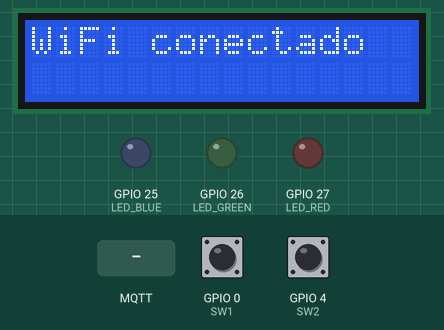
The sketch below on a simulated ESP32. Parts: 16×2 character LCD, output pins drawn as LEDs (lit = HIGH). Inputs (shaded band) come from the test bench; at power-on: GPIO 0 (SW1) HIGH, GPIO 4 (SW2) HIGH. WiFi joins after 1.5 s; servers stay silent unless stated; random numbers use the default seed unless the sketch sets one; no MQTT or app messages arrive unless stated; what the sketch prints to the serial monitor is not drawn.

Above: at 2.6 s.
At 5.7 s:
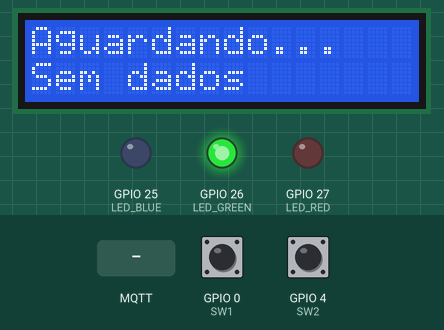
5.8 s: MQTT message "on" arrives on the first subscribed topic
At 6.1 s:
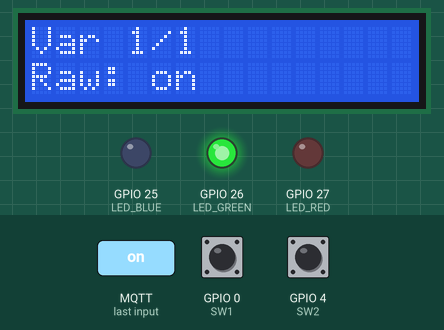
7.3 s: MQTT message "off" arrives on the first subscribed topic
At 8.1 s:
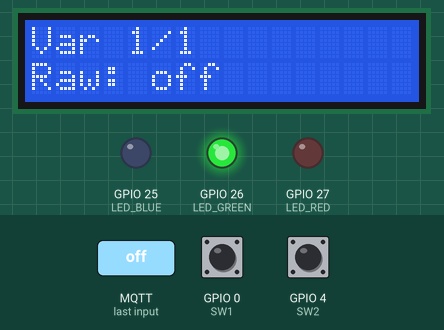
8.8 s: MQTT message "1" arrives on the first subscribed topic
At 9.9 s:
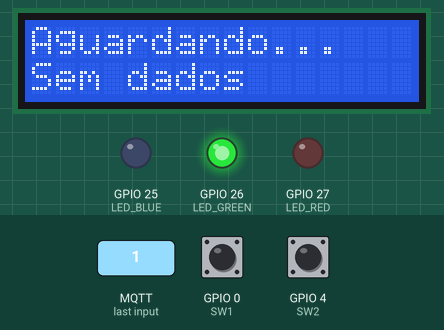
Timing chart, 0 to 11.8 s (numbered marks = the images above; inputs shaded):
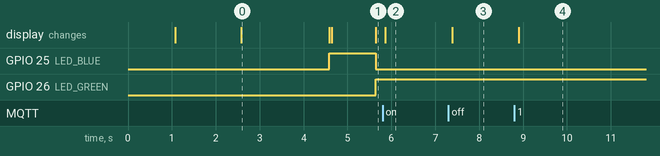

Measured:
- after the input at 5.8 s, the display: changes after 0.06 s (image 2)
- after the input at 7.3 s, the display: changes after 0.08 s (image 3)
- after the input at 8.8 s, the display: changes after 0.10 s (image 4)
- what the display in image 0 shows lasts 2.0 s, from 2.6 s to 4.6 s

The sketch:

MqttBancada.ino
```cpp
#include <WiFi.h>
#include <PubSubClient.h>
#include <ArduinoJson.h>
#include <LiquidCrystal.h>
#include <WiFiManager.h>

// ------------------- Definições de Hardware -------------------
#define LED_RED       27
#define LED_GREEN     26
#define LED_BLUE      25

#define SW1 0
#define SW2 4

#define LCD_RS 32
#define LCD_EN 33
#define LCD_D4 23
#define LCD_D5 22
#define LCD_D6 21
#define LCD_D7 18

// ------------------- Instâncias -------------------
WiFiManager wm;
LiquidCrystal lcd(LCD_RS, LCD_EN, LCD_D4, LCD_D5, LCD_D6, LCD_D7);
WiFiClient espClient;
PubSubClient client(espClient);

// ------------------- Variáveis Globais -------------------
int paginaAtual = 0;
bool wifiConnected = false;
bool mqttConnected = false;

#define MAX_VARS 20
String history[MAX_VARS];
int varCount = 0;

// ------------------- LEDs -------------------
void setupLEDs() {
  pinMode(LED_RED, OUTPUT);
  pinMode(LED_GREEN, OUTPUT);
  pinMode(LED_BLUE, OUTPUT);
}

void setLEDStatus() {
  if (!wifiConnected) {
    analogWrite(LED_RED, 255);
    analogWrite(LED_GREEN, 0);
    analogWrite(LED_BLUE, 0);
  } else if (!mqttConnected) {
    analogWrite(LED_RED, 0);
    analogWrite(LED_GREEN, 0);
    analogWrite(LED_BLUE, 255);
  } else {
    analogWrite(LED_RED, 0);
    analogWrite(LED_GREEN, 255);
    analogWrite(LED_BLUE, 0);
  }
}

// ------------------- Exibição no LCD -------------------
void mostrarPagina(int pagina) {
  lcd.clear();

  if (varCount == 0) {
    lcd.setCursor(0, 0);
    if (!wifiConnected) {
      lcd.print("Conectando WiFi");
    } else if (!mqttConnected) {
      lcd.print("Conectando MQTT");
    } else {
      lcd.print("Aguardando...");
    }
    lcd.setCursor(0, 1);
    lcd.print("Sem dados");
    return;
  }

  int idx = pagina % varCount;
  lcd.setCursor(0, 0);
  lcd.print("Var ");
  lcd.print(idx + 1);
  lcd.print("/");
  lcd.print(varCount);

  String displayLine = history[idx];
  if (displayLine.length() > 16) {
    displayLine = displayLine.substring(0, 16);
  }

  lcd.setCursor(0, 1);
  lcd.print(displayLine);
}

// ------------------- Conexão Wi-Fi -------------------
void setupWiFi() {
  Serial.println("Configurando WiFi...");

  wm.setConfigPortalTimeout(180);
  wm.setConnectTimeout(30);
  wm.setDebugOutput(false);

  lcd.clear();
  lcd.print("Conectando WiFi");
  lcd.setCursor(0, 1);
  lcd.print("Aguarde...");

  bool res = wm.autoConnect("ESP32_WILSCHULZ", "12345678");

  if (!res) {
    Serial.println("Falha na conexao WiFi");
    lcd.clear();
    lcd.print("Modo AP ativo");
    lcd.setCursor(0, 1);
    lcd.print("ESP32_SMART");
    wifiConnected = false;
  } else {
    Serial.println("WiFi conectado");
    wifiConnected = true;
    lcd.clear();
    lcd.print("WiFi conectado");
    delay(2000);
  }

  setLEDStatus();
}

// ------------------- Callback MQTT -------------------
void callback(char* topic, byte* payload, unsigned int length) {
  Serial.println("----------------------------------------");
  Serial.print("Mensagem recebida no topico: ");
  Serial.println(topic);

  String message = "";
  for (int i = 0; i < length; i++) {
    message += (char)payload[i];
  }

  Serial.print("Payload: ");
  Serial.println(message);

  StaticJsonDocument<1024> doc;
  DeserializationError error = deserializeJson(doc, message);

  if (error) {
    Serial.print("Erro ao interpretar JSON: ");
    Serial.println(error.c_str());
    varCount = 1;
    history[0] = "Raw: " + message.substring(0, 14);
  } else {
    varCount = 0;
    JsonObject obj = doc.as<JsonObject>();

    for (JsonPair kv : obj) {
      if (varCount < MAX_VARS) {
        String key = String(kv.key().c_str());
        String value;

        if (kv.value().is<float>()) {
          value = String(kv.value().as<float>(), 2);
        } else if (kv.value().is<int>()) {
          value = String(kv.value().as<int>());
        } else if (kv.value().is<const char*>()) {
          value = kv.value().as<const char*>();
        } else {
          value = "null";
        }

        history[varCount] = key + ":" + value;
        varCount++;
      }
    }
  }

  Serial.print("Total de variaveis processadas: ");
  Serial.println(varCount);
  Serial.println("----------------------------------------");

  mostrarPagina(paginaAtual);
}

// ------------------- Conexão MQTT -------------------
void setupMQTT() {
  client.setServer("10.74.241.95", 1883);
  client.setCallback(callback);
}

void reconnectMQTT() {
  if (!wifiConnected) return;

  Serial.print("Conectando ao broker MQTT...");
  String clientId = "ESP32_Client_" + String(random(0xffff), HEX);

  if (client.connect(clientId.c_str())) {
    Serial.println(" conectado");
    client.subscribe("/smart4.0");
    mqttConnected = true;
    lcd.clear();
    lcd.print("MQTT conectado");
    delay(1000);
    mostrarPagina(paginaAtual);
  } else {
    Serial.print(" falhou, rc=");
    Serial.println(client.state());
    mqttConnected = false;
  }

  setLEDStatus();
}

// ------------------- Setup -------------------
void setup() {
  Serial.begin(115200);
  Serial.println("Iniciando ESP32...");

  setupLEDs();
  pinMode(SW1, INPUT_PULLUP);
  pinMode(SW2, INPUT_PULLUP);

  lcd.begin(16, 2);
  lcd.clear();
  lcd.print("Inicializando...");
  delay(1000);

  setupWiFi();
  if (wifiConnected) setupMQTT();

  mostrarPagina(paginaAtual);
}

// ------------------- Loop Principal -------------------
void loop() {
  // Verifica estado do Wi-Fi
  if (WiFi.status() != WL_CONNECTED) {
    wifiConnected = false;
    mqttConnected = false;
    setLEDStatus();

    static unsigned long lastWiFiReconnect = 0;
    if (millis() - lastWiFiReconnect > 10000) {
      Serial.println("Tentando reconexao WiFi...");
      WiFi.reconnect();
      lastWiFiReconnect = millis();
    }
  } else {
    wifiConnected = true;
  }

  // MQTT
  if (wifiConnected) {
    if (!client.connected()) {
      reconnectMQTT();
    }
    client.loop();
  }

  // Navegação pelas variáveis
  if (digitalRead(SW1) == LOW) {
    if (varCount > 0) {
      paginaAtual = (paginaAtual - 1 + varCount) % varCount;
      mostrarPagina(paginaAtual);
    }
    delay(300);
  }

  if (digitalRead(SW2) == LOW) {
    if (varCount > 0) {
      paginaAtual = (paginaAtual + 1) % varCount;
      mostrarPagina(paginaAtual);
    }
    delay(300);
  }

  // Reset Wi-Fi se o botão SW1 for pressionado por 5s
  static unsigned long buttonTime = 0;
  static bool resetTriggered = false;

  if (digitalRead(SW1) == LOW && !resetTriggered) {
    if (buttonTime == 0) {
      buttonTime = millis();
    } else if (millis() - buttonTime > 5000) {
      Serial.println("Reset WiFi solicitado");
      lcd.clear();
      lcd.print("Reset WiFi...");
      wm.resetSettings();
      delay(2000);
      ESP.restart();
    }
  } else {
    buttonTime = 0;
    resetTriggered = false;
  }

  delay(100);
}
```
